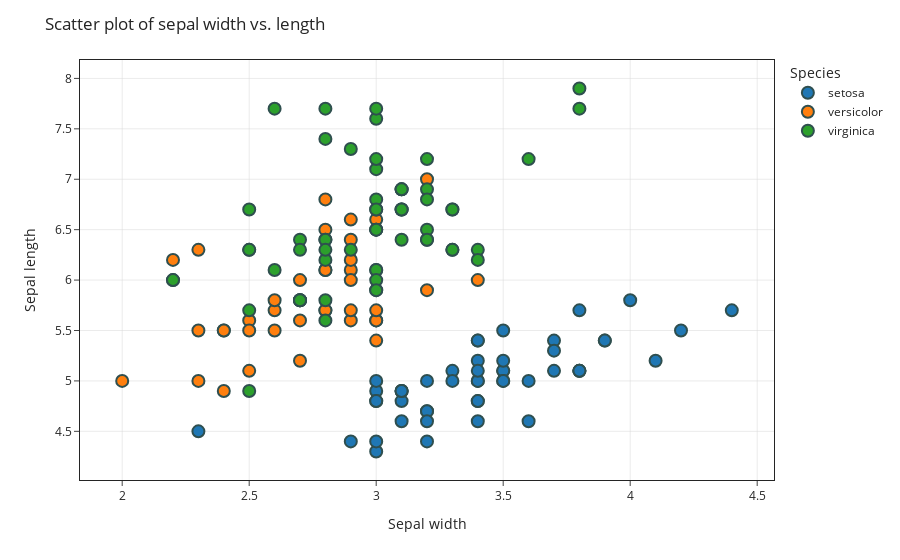

Notebook code for this chart:
### Markdown cell above
### - - - Simple plot 01

### Code cell
fig = px.scatter(df, x="sepal_width", y="sepal_length", color="species",
                 color_discrete_sequence=px.colors.qualitative.D3,
                 labels={"sepal_width": "Sepal width",  "sepal_length": "Sepal length", "species": "Species"})

# update traces
fig.update_traces(marker=dict(size=12, opacity=1.0, line=dict(width=2, color='DarkSlateGrey')))

# update layout
fig.update_layout(template="simple_white",
                  title="Scatter plot of sepal width vs. length")

# update x axis
# fig.update_xaxes(range=[0,5])    # update range
fig.update_xaxes(mirror=True)     # update axes
fig.update_xaxes(showgrid=True, gridcolor='#d6d6d6', gridwidth=.5)    # update grid

# update y axis
fig.update_yaxes(mirror=True)     # update axes
fig.update_yaxes(showgrid=True, gridcolor='#d6d6d6', gridwidth=.5)    # update grid

# save image
fig.write_image("images/simple_scatter_plot_01.png", width=1080, height=720, scale=3)
fig.show()

### Figure 1 — Plotly figure (JSON) as saved in the notebook; plotly's stock layout.template omitted (floating-point values rounded to 4 significant figures)
{"data": [{"hovertemplate": "Species=setosa<br>Sepal width=%{x}<br>Sepal length=%{y}<extra></extra>", "legendgroup": "setosa", "marker": {"color": "#1F77B4", "line": {"color": "DarkSlateGrey", "width": 2}, "opacity": 1, "size": 12, "symbol": "circle"}, "mode": "markers", "name": "setosa", "orientation": "v", "showlegend": true, "type": "scatter", "x": [3.5, 3, 3.2, 3.1, 3.6, 3.9, 3.4, 3.4, 2.9, 3.1, 3.7, 3.4, 3, 3, 4, 4.4, 3.9, 3.5, 3.8, 3.8, 3.4, 3.7, 3.6, 3.3, 3.4, 3, 3.4, 3.5, 3.4, 3.2, 3.1, 3.4, 4.1, 4.2, 3.1, 3.2, 3.5, 3.1, 3, 3.4, 3.5, 2.3, 3.2, 3.5, 3.8, 3, 3.8, 3.2, 3.7, 3.3], "xaxis": "x", "y": [5.1, 4.9, 4.7, 4.6, 5, 5.4, 4.6, 5, 4.4, 4.9, 5.4, 4.8, 4.8, 4.3, 5.8, 5.7, 5.4, 5.1, 5.7, 5.1, 5.4, 5.1, 4.6, 5.1, 4.8, 5, 5, 5.2, 5.2, 4.7, 4.8, 5.4, 5.2, 5.5, 4.9, 5, 5.5, 4.9, 4.4, 5.1, 5, 4.5, 4.4, 5, 5.1, 4.8, 5.1, 4.6, 5.3, 5], "yaxis": "y"}, {"hovertemplate": "Species=versicolor<br>Sepal width=%{x}<br>Sepal length=%{y}<extra></extra>", "legendgroup": "versicolor", "marker": {"color": "#FF7F0E", "line": {"color": "DarkSlateGrey", "width": 2}, "opacity": 1, "size": 12, "symbol": "circle"}, "mode": "markers", "name": "versicolor", "orientation": "v", "showlegend": true, "type": "scatter", "x": [3.2, 3.2, 3.1, 2.3, 2.8, 2.8, 3.3, 2.4, 2.9, 2.7, 2, 3, 2.2, 2.9, 2.9, 3.1, 3, 2.7, 2.2, 2.5, 3.2, 2.8, 2.5, 2.8, 2.9, 3, 2.8, 3, 2.9, 2.6, 2.4, 2.4, 2.7, 2.7, 3, 3.4, 3.1, 2.3, 3, 2.5, 2.6, 3, 2.6, 2.3, 2.7, 3, 2.9, 2.9, 2.5, 2.8], "xaxis": "x", "y": [7, 6.4, 6.9, 5.5, 6.5, 5.7, 6.3, 4.9, 6.6, 5.2, 5, 5.9, 6, 6.1, 5.6, 6.7, 5.6, 5.8, 6.2, 5.6, 5.9, 6.1, 6.3, 6.1, 6.4, 6.6, 6.8, 6.7, 6, 5.7, 5.5, 5.5, 5.8, 6, 5.4, 6, 6.7, 6.3, 5.6, 5.5, 5.5, 6.1, 5.8, 5, 5.6, 5.7, 5.7, 6.2, 5.1, 5.7], "yaxis": "y"}, {"hovertemplate": "Species=virginica<br>Sepal width=%{x}<br>Sepal length=%{y}<extra></extra>", "legendgroup": "virginica", "marker": {"color": "#2CA02C", "line": {"color": "DarkSlateGrey", "width": 2}, "opacity": 1, "size": 12, "symbol": "circle"}, "mode": "markers", "name": "virginica", "orientation": "v", "showlegend": true, "type": "scatter", "x": [3.3, 2.7, 3, 2.9, 3, 3, 2.5, 2.9, 2.5, 3.6, 3.2, 2.7, 3, 2.5, 2.8, 3.2, 3, 3.8, 2.6, 2.2, 3.2, 2.8, 2.8, 2.7, 3.3, 3.2, 2.8, 3, 2.8, 3, 2.8, 3.8, 2.8, 2.8, 2.6, 3, 3.4, 3.1, 3, 3.1, 3.1, 3.1, 2.7, 3.2, 3.3, 3, 2.5, 3, 3.4, 3], "xaxis": "x", "y": [6.3, 5.8, 7.1, 6.3, 6.5, 7.6, 4.9, 7.3, 6.7, 7.2, 6.5, 6.4, 6.8, 5.7, 5.8, 6.4, 6.5, 7.7, 7.7, 6, 6.9, 5.6, 7.7, 6.3, 6.7, 7.2, 6.2, 6.1, 6.4, 7.2, 7.4, 7.9, 6.4, 6.3, 6.1, 7.7, 6.3, 6.4, 6, 6.9, 6.7, 6.9, 5.8, 6.8, 6.7, 6.7, 6.3, 6.5, 6.2, 5.9], "yaxis": "y"}], "layout": {"legend": {"title": {"text": "Species"}, "tracegroupgap": 0}, "margin": {"t": 60}, "title": {"text": "Scatter plot of sepal width vs. length"}, "xaxis": {"anchor": "y", "domain": [0, 1], "gridcolor": "#d6d6d6", "gridwidth": 0.5, "mirror": true, "showgrid": true, "title": {"text": "Sepal width"}}, "yaxis": {"anchor": "x", "domain": [0, 1], "gridcolor": "#d6d6d6", "gridwidth": 0.5, "mirror": true, "showgrid": true, "title": {"text": "Sepal length"}}}}
